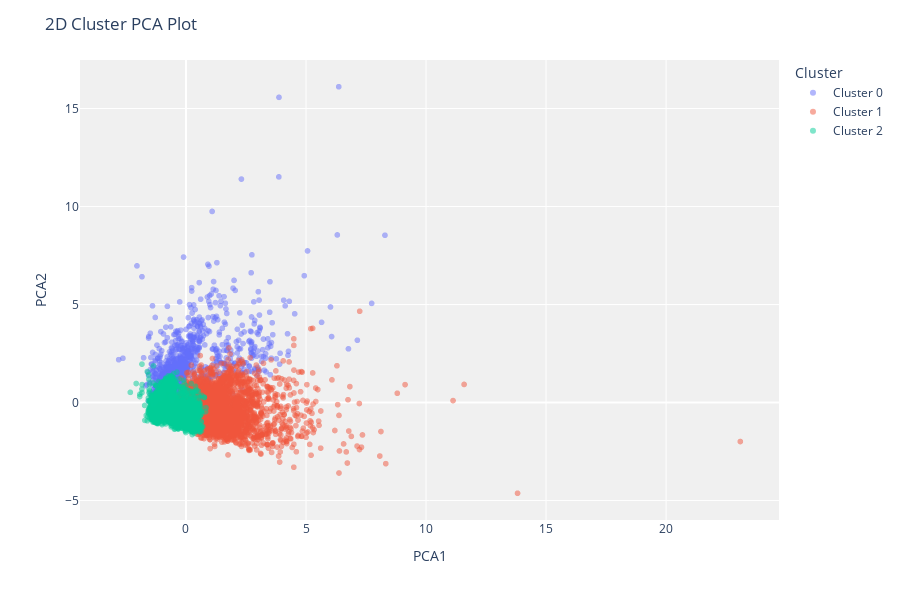

Write notebook code for a chart like this one.
### Code cell
plot_model(hclust, "cluster")

### Figure 1 — Plotly figure (JSON) as saved in the notebook; plotly's stock layout.template omitted (floating-point values rounded to 4 significant figures; data arrays with more than 128 entries replaced by an {"elided": "..."} marker saying what was removed)
{"data": [{"customdata": {"elided": "1271x1 float values"}, "hovertemplate": "Cluster=Cluster 0<br>PCA1=%{x}<br>PCA2=%{y}<br>Feature=%{customdata[0]}<extra></extra>", "legendgroup": "Cluster 0", "marker": {"color": "#636efa", "opacity": 0.5, "symbol": "circle"}, "mode": "markers", "name": "Cluster 0", "showlegend": true, "textposition": "top center", "type": "scattergl", "x": {"elided": "1271 float values"}, "xaxis": "x", "y": {"elided": "1271 float values"}, "yaxis": "y"}, {"customdata": {"elided": "2952x1 float values"}, "hovertemplate": "Cluster=Cluster 1<br>PCA1=%{x}<br>PCA2=%{y}<br>Feature=%{customdata[0]}<extra></extra>", "legendgroup": "Cluster 1", "marker": {"color": "#EF553B", "opacity": 0.5, "symbol": "circle"}, "mode": "markers", "name": "Cluster 1", "showlegend": true, "textposition": "top center", "type": "scattergl", "x": {"elided": "2952 float values"}, "xaxis": "x", "y": {"elided": "2952 float values"}, "yaxis": "y"}, {"customdata": {"elided": "5775x1 float values"}, "hovertemplate": "Cluster=Cluster 2<br>PCA1=%{x}<br>PCA2=%{y}<br>Feature=%{customdata[0]}<extra></extra>", "legendgroup": "Cluster 2", "marker": {"color": "#00cc96", "opacity": 0.5, "symbol": "circle"}, "mode": "markers", "name": "Cluster 2", "showlegend": true, "textposition": "top center", "type": "scattergl", "x": {"elided": "5775 float values"}, "xaxis": "x", "y": {"elided": "5775 float values"}, "yaxis": "y"}], "layout": {"height": 600, "legend": {"title": {"text": "Cluster"}, "tracegroupgap": 0}, "margin": {"t": 60}, "plot_bgcolor": "rgb(240,240,240)", "title": {"text": "2D Cluster PCA Plot"}, "xaxis": {"anchor": "y", "domain": [0, 1], "title": {"text": "PCA1"}}, "yaxis": {"anchor": "x", "domain": [0, 1], "title": {"text": "PCA2"}}}}
